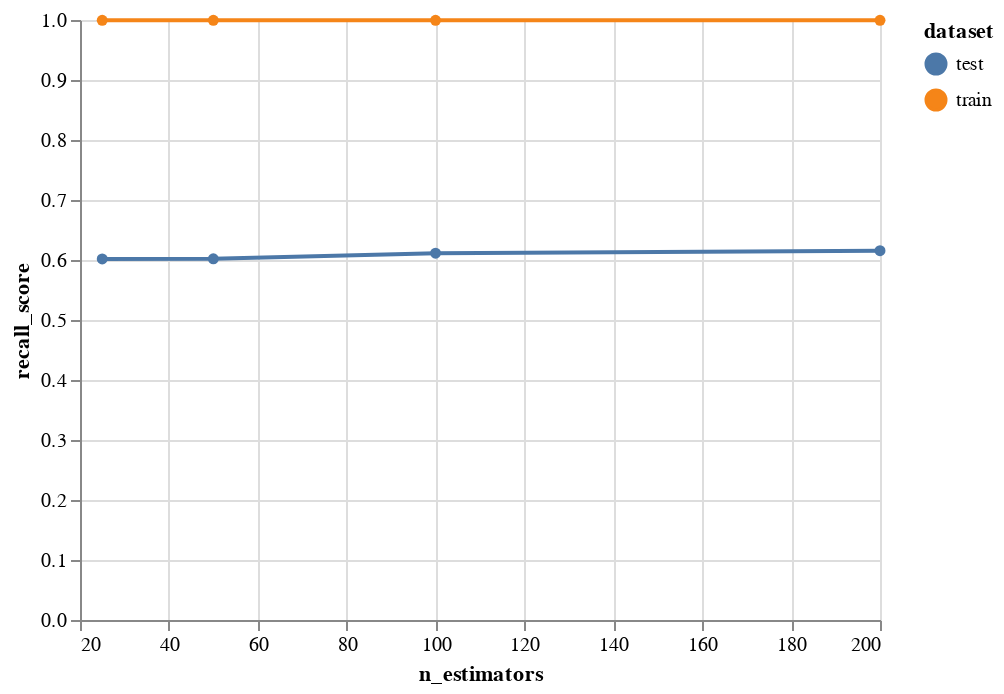

Here is the notebook cell this chart was saved with:
### Code cell
compare_train_test(n_estimators_summary, 'n_estimators')

### Figure 1 — Vega-Lite specification as saved in the notebook (floating-point values rounded to 4 significant figures)
{"config": {"view": {"continuousWidth": 400, "continuousHeight": 300}}, "data": {"name": "data-cd5f287c9824a73412e9737d8de9d43f"}, "mark": {"type": "line", "point": true}, "encoding": {"color": {"type": "nominal", "field": "dataset"}, "x": {"type": "quantitative", "field": "n_estimators"}, "y": {"type": "quantitative", "field": "recall_score"}}, "$schema": "https://vega.github.io/schema/vega-lite/v4.8.1.json", "datasets": {"data-cd5f287c9824a73412e9737d8de9d43f": [{"n_estimators": 25, "recall_score": 0.9995, "dataset": "train", "overfitting": 0.3978}, {"n_estimators": 25, "recall_score": 0.6017, "dataset": "test", "overfitting": 0.3978}, {"n_estimators": 50, "recall_score": 0.9995, "dataset": "train", "overfitting": 0.3974}, {"n_estimators": 50, "recall_score": 0.6021, "dataset": "test", "overfitting": 0.3974}, {"n_estimators": 100, "recall_score": 0.9995, "dataset": "train", "overfitting": 0.3882}, {"n_estimators": 100, "recall_score": 0.6113, "dataset": "test", "overfitting": 0.3882}, {"n_estimators": 200, "recall_score": 0.9995, "dataset": "train", "overfitting": 0.3839}, {"n_estimators": 200, "recall_score": 0.6155, "dataset": "test", "overfitting": 0.3839}]}}
